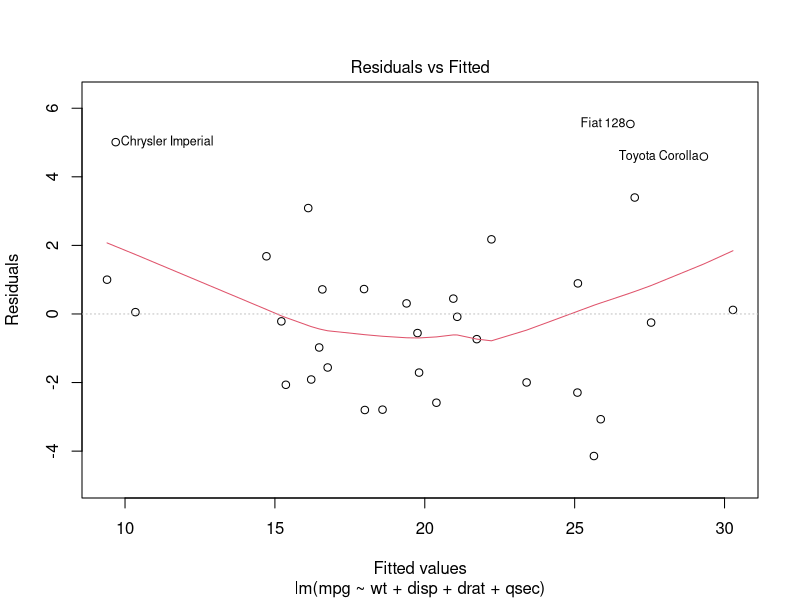
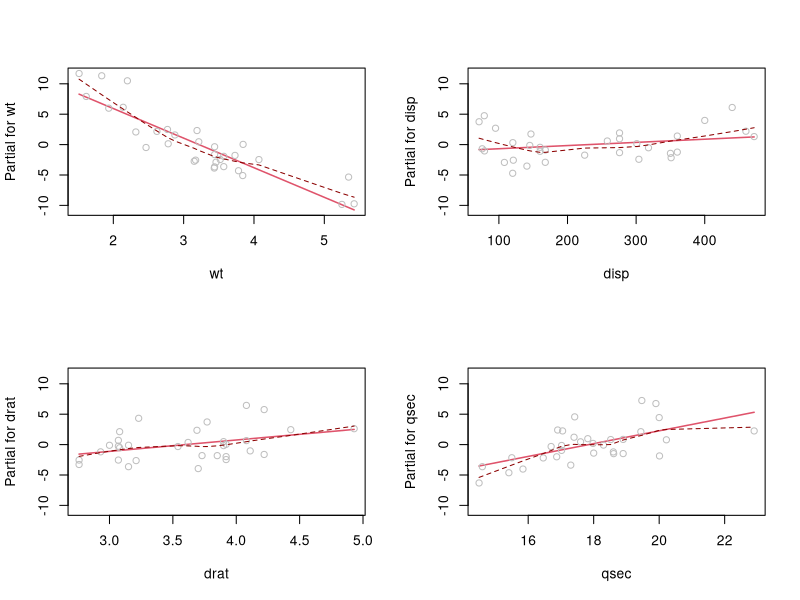
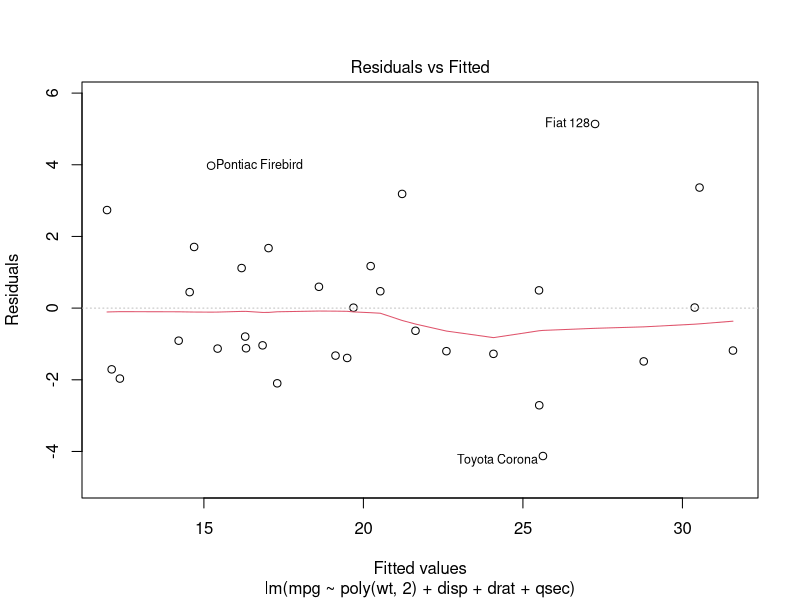
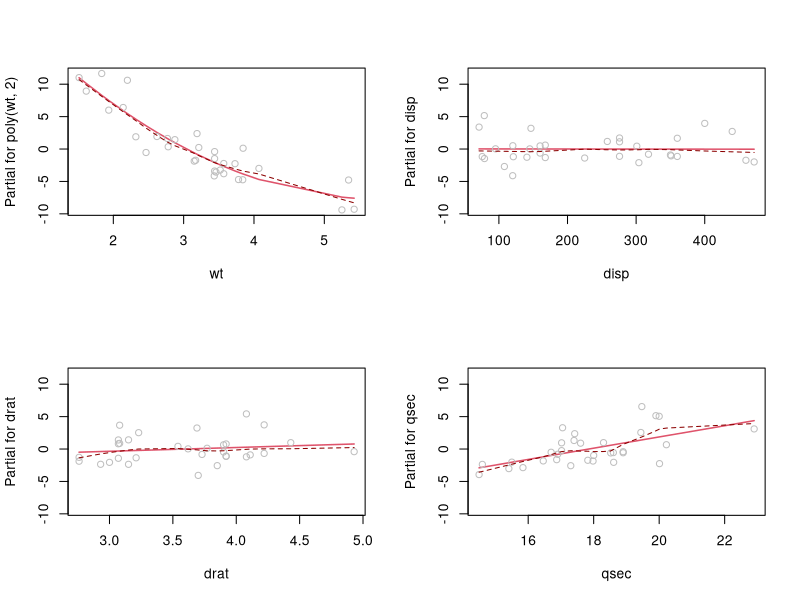
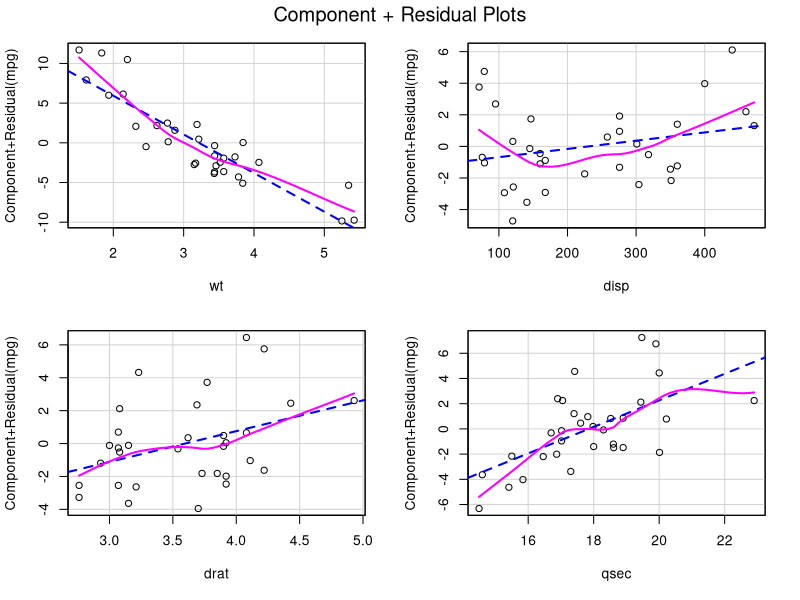

Here is the R script that generated these plots, in order:
## ---- chunk 1
knitr::opts_chunk$set(echo = TRUE)
## ---- chunk 2
data(mtcars)
m <- lm(mpg ~ wt + disp + drat + qsec, data = mtcars)
plot(m, which = 1)
## ---- chunk 3
op <- par(mfrow=c(2,2))
termplot(m, partial.resid=TRUE, smooth=panel.smooth)
par(op)
## ---- chunk 4
m2 <- lm(mpg ~ poly(wt,2) + disp + drat + qsec, data = mtcars)
plot(m2, which = 1)
## ---- chunk 5
op <- par(mfrow=c(2,2))
termplot(m2, partial.resid=TRUE, smooth=panel.smooth)
par(op)

## ---- chunk 6
library(car)
crPlots(m)
